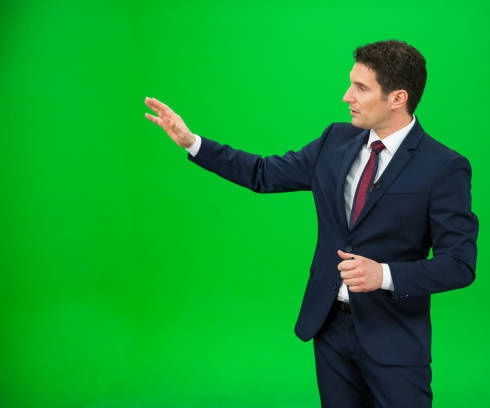
#> input picture weatherman-on-green2.jpg, 490 x 408 px
$ python 9.py
#> lines starting #> are read from the running program, lines starting #| are printed output that depends on the picture; after the words box and inside, x2 and y2 are one past the last pixel; in counts of white or black regions, pixels touching at a corner belong together
from cv2 import resize
import numpy as np
import cv2

def onThreshold_H0(value):
    th[0] = cv2.getTrackbarPos("H_thresh1", "result")
    # thresholding:
    _, res_im = cv2.threshold(hue, th[1], 255, cv2.THRESH_TOZERO_INV)
    cv2.threshold(res_im, th[0], 255, cv2.THRESH_BINARY, res_im)
    cv2.imshow ("result", res_im)
    # chroma_key -> Homework #2

def onThreshold_H1(value):
    th[1] = cv2.getTrackbarPos("H_thresh2", "result")
    # thresholding:
    _, res_im = cv2.threshold(hue, th[1], 255, cv2.THRESH_TOZERO_INV)
    cv2.threshold(res_im, th[0], 255, cv2.THRESH_BINARY, res_im)
    cv2.imshow ("result", res_im)

fun = 5
if fun == 5:
    #(1) load image, (2) convert colormap
    Bgr = cv2.imread("weatherman-on-green2.jpg", cv2.IMREAD_COLOR)
#> Bgr is the input picture: shape (408, 490, 3); mean B, G, R 43.7, 155.3, 14.3
    resize = cv2.resize(Bgr,(490, 408))
    Hsv = cv2.cvtColor (Bgr, cv2.COLOR_BGR2HSV) # 변환
#> Hsv: shape (408, 490, 3); mean H, S, V 72.2, 220.3, 159.7
    hue =np.copy (Hsv[:,:,0])
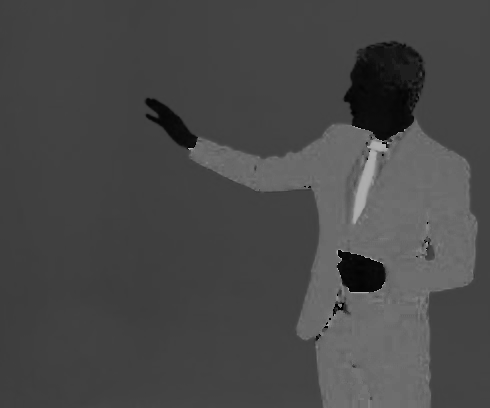
#> hue: shape (408, 490); min 0, max 179, mean 72.2
    cv2.imshow("BGR input", Bgr)
    cv2.namedWindow("result")
    #(3) create trackbars with CB function(s)
    th = [50, 100]
    cv2.createTrackbar ("H_thresh1", "result", th[0], 255, onThreshold_H0)
    cv2.createTrackbar ("H_thresh2", "result", th[1], 255, onThreshold_H1)
    h = cv2.getTrackbarPos('H_thresh1', 'result')
    h2 = cv2.getTrackbarPos('H_thresh2', 'result')
    print(h, h2)
    lower = np.array(h)
    upper = np.array(h2)
    mask = cv2.inRange(resize, lower, upper)
#> mask: shape (408, 490); every value is 0
    result = cv2.bitwise_and(resize, resize, mask=mask)
#> result: shape (408, 490, 3); every value is 0
    cv2.imshow('output', mask)


cv2.waitKey(0)
#> in onThreshold_H0, `_, res_im = cv2.threshold(hue, th[1], 255, cv2.THRESH_TOZERO_INV)`:
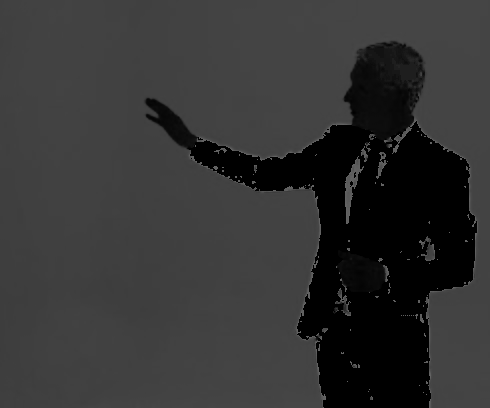
#> res_im: shape (408, 490); min 0, max 100, mean 51.4
#> in onThreshold_H0, `cv2.threshold(res_im, th[0], 255, cv2.THRESH_BINARY, res_im)`:
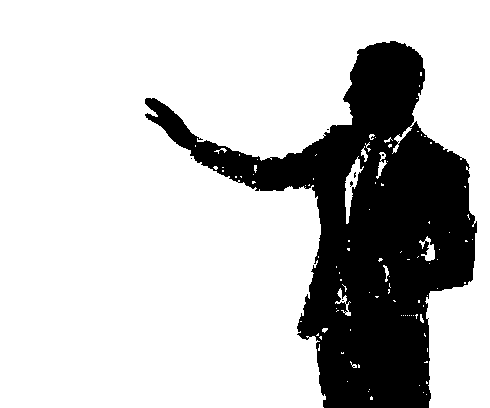
#> res_im: shape (408, 490); 76.6% white; 7 black regions (6 under 20 px), largest, box (x1, y1, x2, y2) and area: (145, 41, 477, 408) 46800
cv2.destroyAllWindows()

$ run again, with manhattan_big.jpg copied over weatherman-on-green2.jpg
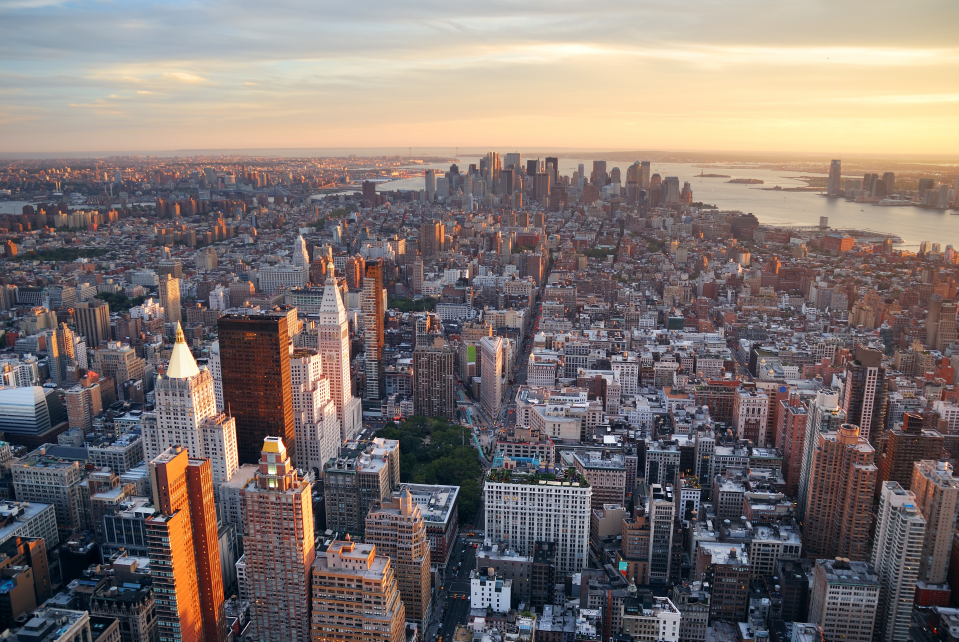
#> input picture manhattan_big.jpg, 3833 x 2566 px (shown at 1/4 size)
#> Bgr is the input picture: shape (2566, 3833, 3); mean B, G, R 113.2, 115.9, 126.4
#> Hsv: shape (2566, 3833, 3); mean H, S, V 83.5, 63.6, 134.3
#> `hue =np.copy (Hsv[:,:,0])`:
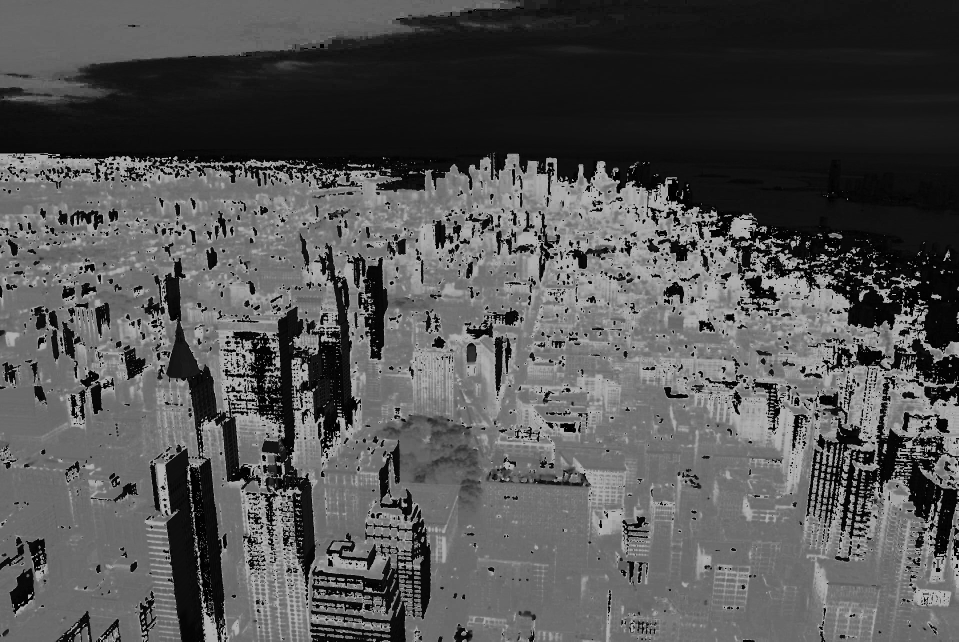
#> hue: shape (2566, 3833) (shown at 1/4 size); min 0, max 179, mean 83.5
#> mask: shape (408, 490); every value is 0
#> result: shape (408, 490, 3); every value is 0
#> in onThreshold_H0, `cv2.threshold(res_im, th[0], 255, cv2.THRESH_BINARY, res_im)`:
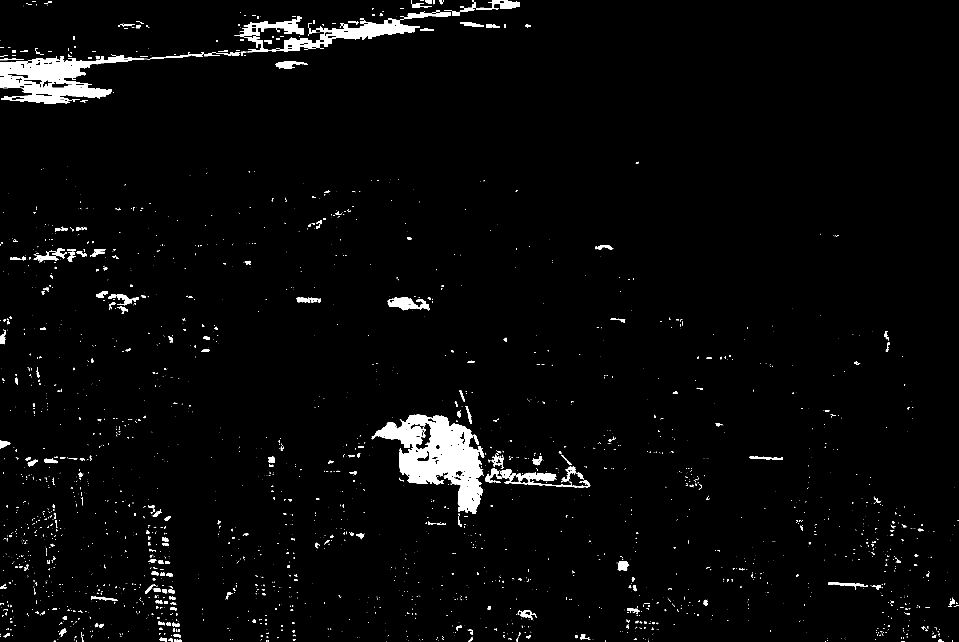
#> res_im: shape (2566, 3833) (shown at 1/4 size); 2.6% white; 2910 white regions (2350 under 20 px), largest, box (x1, y1, x2, y2) and area: (1487, 1657, 1937, 2054) 78620, (0, 222, 656, 416) 49347, (991, 72, 1680, 209) 23292

$ run again, with weather-map.jpg copied over weatherman-on-green2.jpg
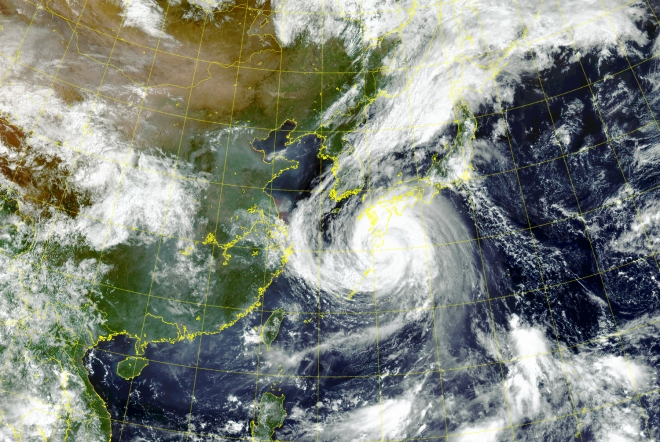
#> input picture weather-map.jpg, 660 x 442 px
#> Bgr is the input picture: shape (442, 660, 3); mean B, G, R 124.2, 133.4, 127.6
#> Hsv: shape (442, 660, 3); mean H, S, V 69.6, 63.5, 139.9
#> `hue =np.copy (Hsv[:,:,0])`:
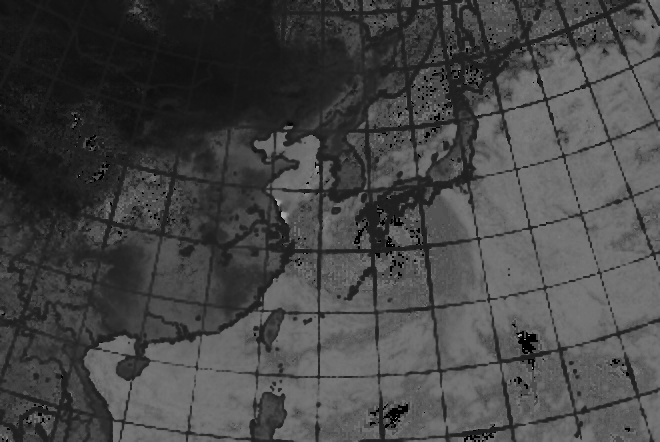
#> hue: shape (442, 660); min 0, max 177, mean 69.6
#> mask: shape (408, 490); every value is 0
#> result: shape (408, 490, 3); every value is 0
#> in onThreshold_H0, `cv2.threshold(res_im, th[0], 255, cv2.THRESH_BINARY, res_im)`:
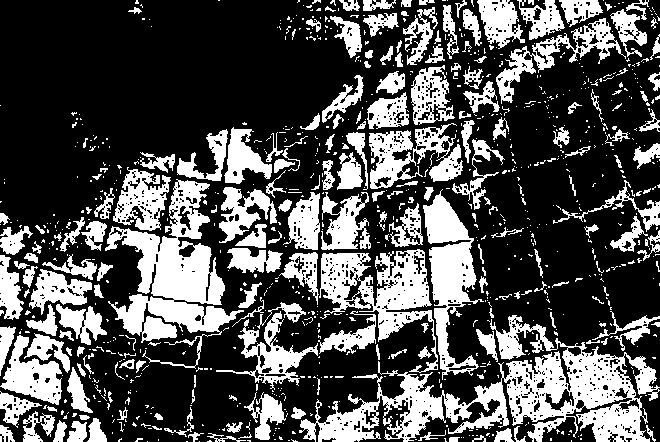
#> res_im: shape (442, 660); 32.1% white; 928 white regions (719 under 20 px), largest, box (x1, y1, x2, y2) and area: (299, 315, 660, 442) 15228, (105, 179, 244, 369) 9582, (319, 249, 438, 373) 5410
